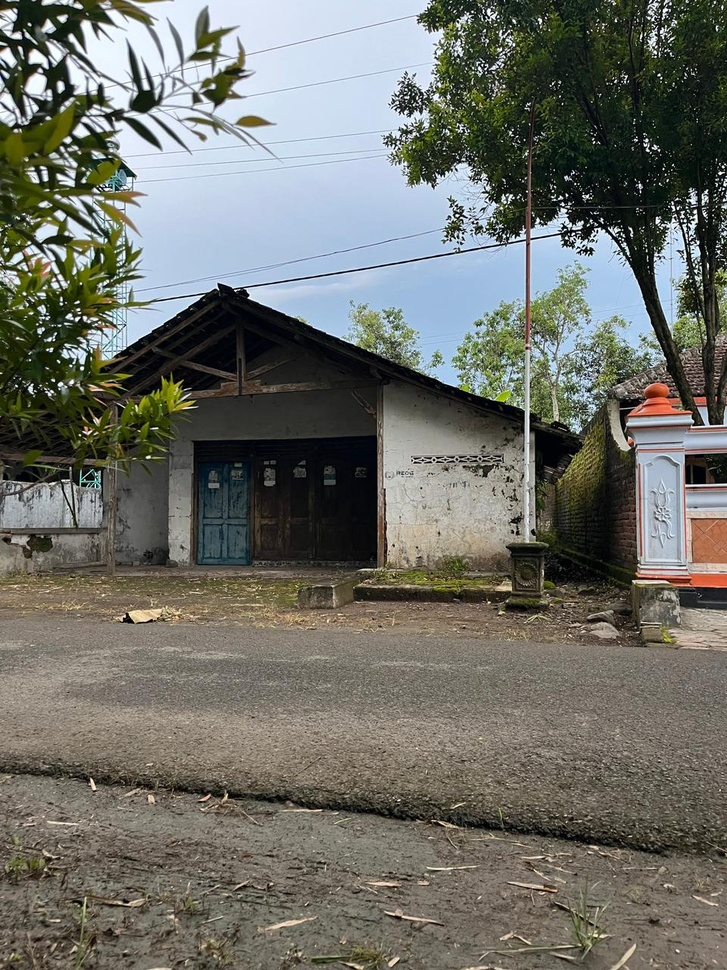
#> input picture images/gambar1.jpeg, 727 x 970 px, shrunk from 960 x 1280 before the run
$ python DoG.py
#> lines starting #> are read from the running program, lines starting #| are printed output that depends on the picture
import cv2
import matplotlib.pyplot as plt
import numpy as np

img = cv2.imread('./images/gambar1.jpeg')
#> img is the input picture: shape (970, 727, 3); mean B, G, R 104.3, 111.5, 110.5
gray = cv2.cvtColor(img, cv2.COLOR_BGR2GRAY)
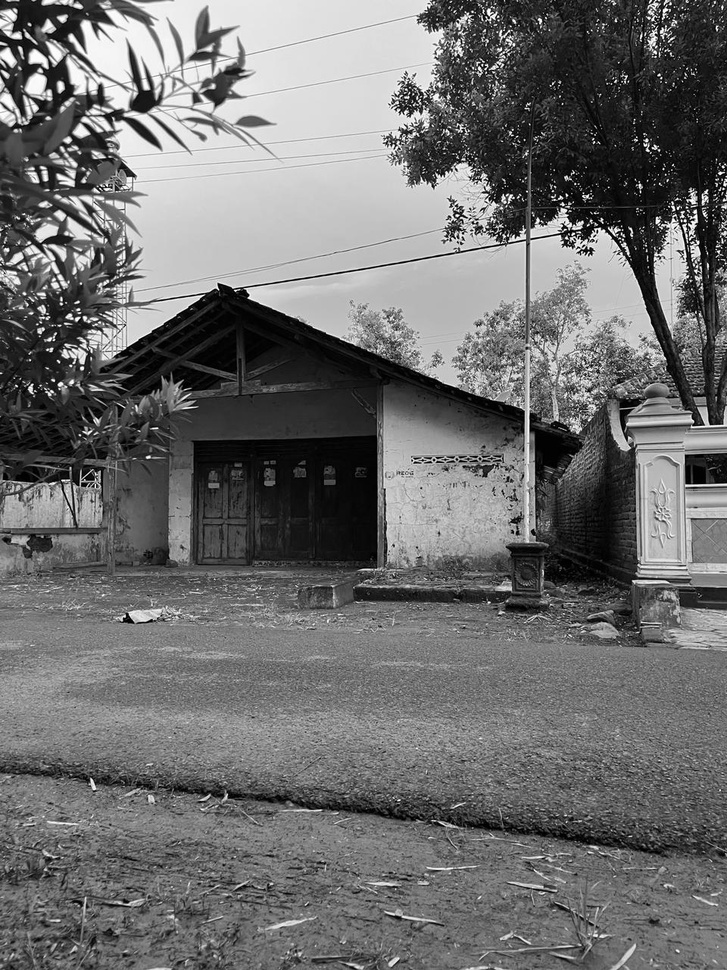
#> gray: shape (970, 727); min 0, max 255, mean 110.4

sigma = 1.6
k = 1.6
sigma_k = sigma * k

blur_sigma = cv2.GaussianBlur(gray, (0, 0), sigmaX=sigma)
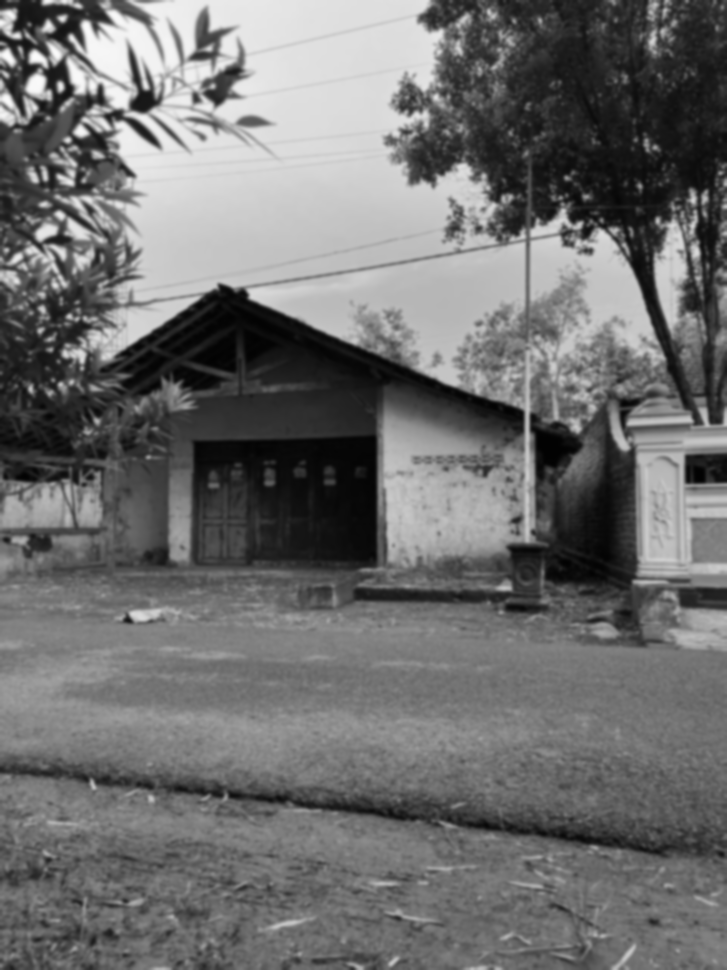
#> blur_sigma: shape (970, 727); min 2, max 251, mean 110.4

blur_sigma_k = cv2.GaussianBlur(gray, (0, 0), sigmaX=sigma_k)

dog = cv2.subtract(blur_sigma_k, blur_sigma)
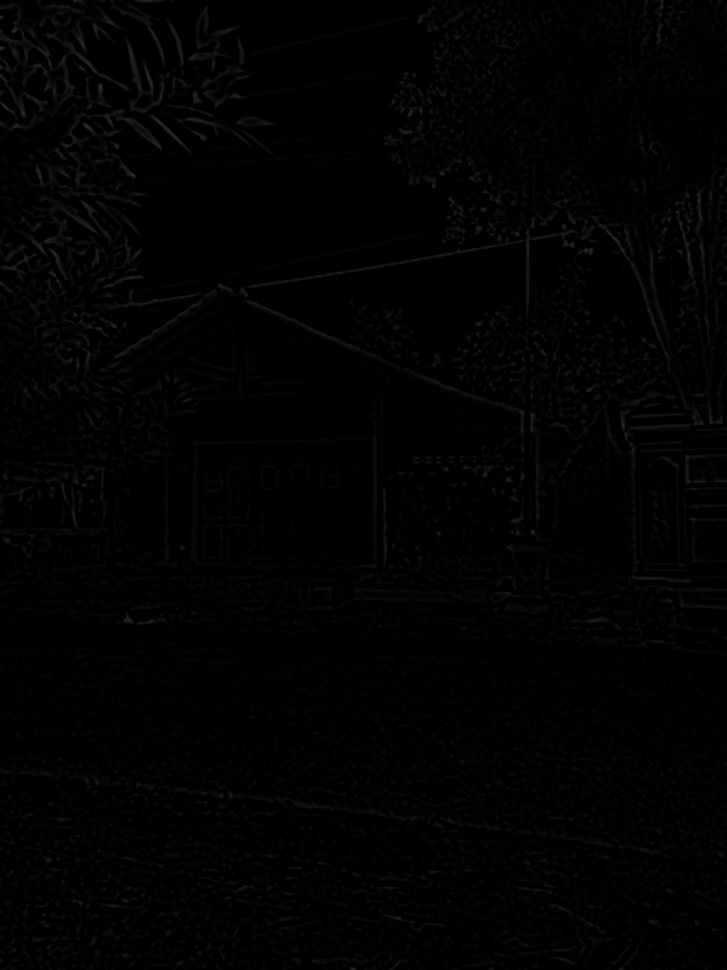
#> dog: shape (970, 727); min 0, max 45, mean 2

plt.figure(figsize=(15, 5))

plt.subplot(1, 3, 1)
plt.imshow(blur_sigma, cmap='gray')
plt.title(r"Gaussian Blur ($\sigma$)")
plt.axis('off')

plt.subplot(1, 3, 2)
plt.imshow(blur_sigma_k, cmap='gray')
plt.title(r"Gaussian Blur ($k\sigma$)")
plt.axis('off')

plt.subplot(1, 3, 3)
plt.imshow(dog, cmap='gray')
plt.title("Difference of Gaussian (DoG)")
plt.axis('off')

plt.tight_layout()
plt.show()
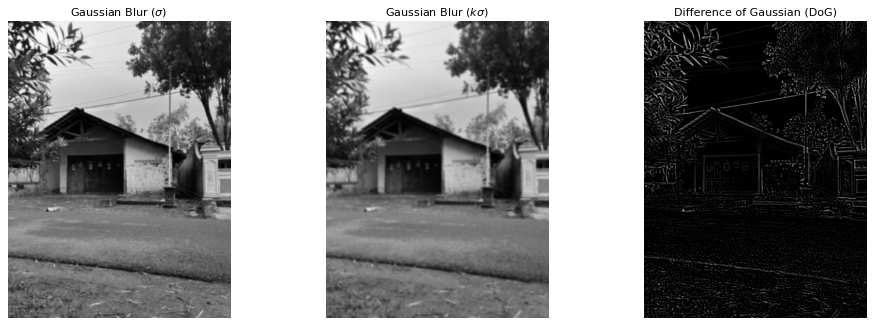
#> figure drawn by matplotlib, 3 panels

$ run again, with images/gambar2.jpeg copied over images/gambar1.jpeg
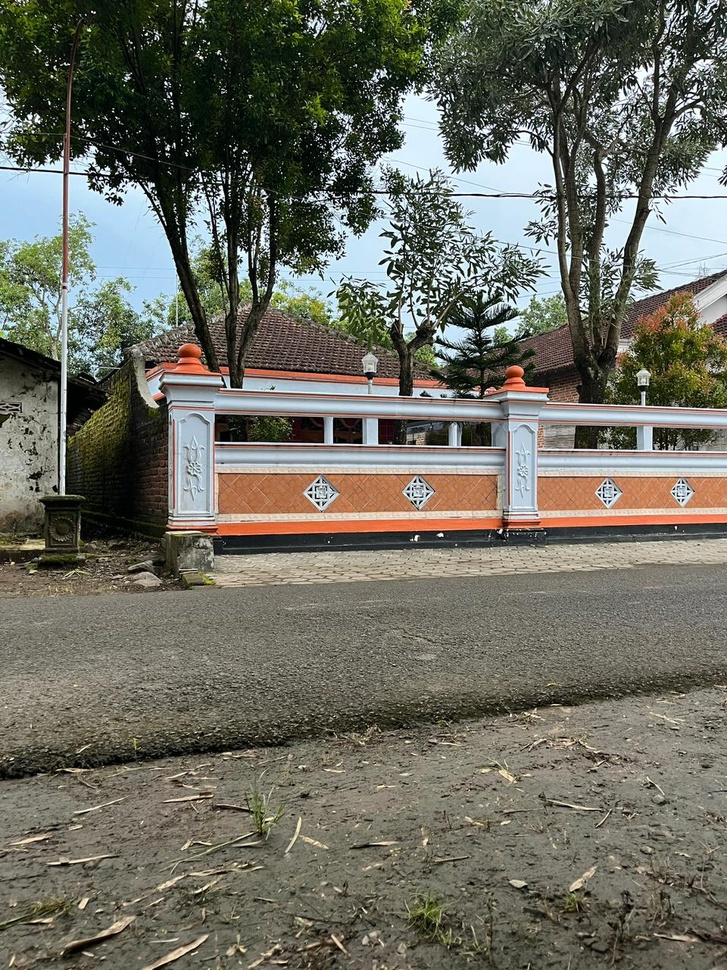
#> input picture images/gambar2.jpeg, 727 x 970 px, shrunk from 960 x 1280 before the run
#> img is the input picture: shape (970, 727, 3); mean B, G, R 97.4, 108.5, 108.7
#> `dog = cv2.subtract(blur_sigma_k, blur_sigma)`:
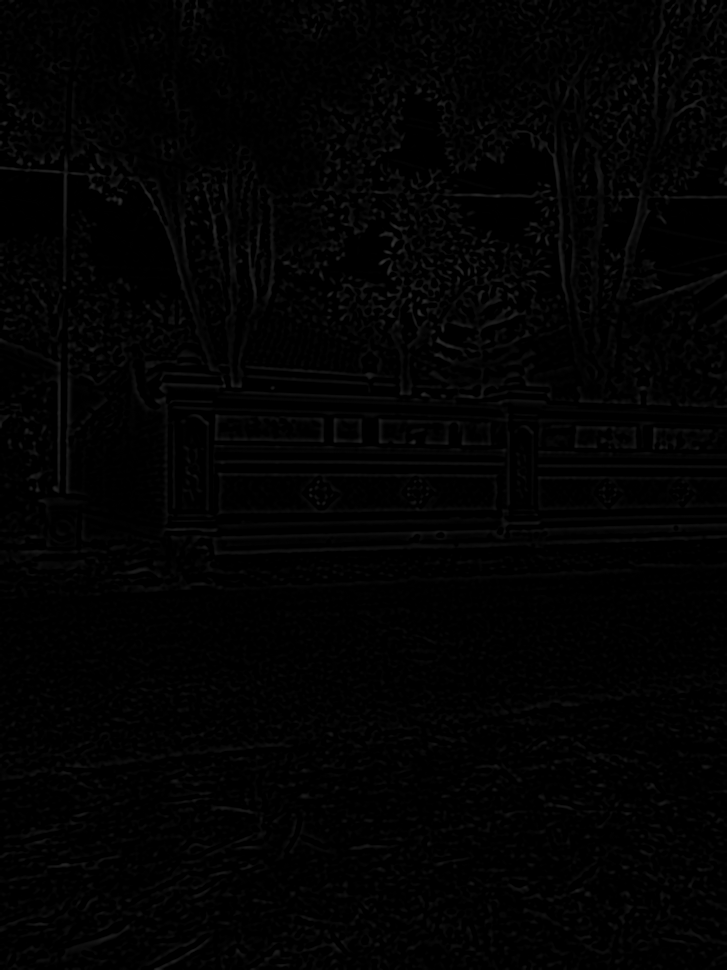
#> dog: shape (970, 727); min 0, max 52, mean 2.5
#> `plt.show()`:
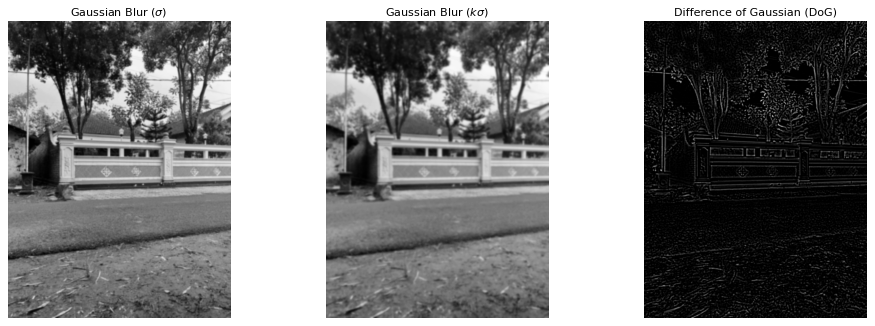
#> figure drawn by matplotlib, 3 panels
